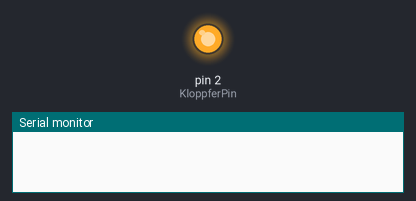
This program was run on a simulated Arduino Nano, built with avr-gcc and run on an emulated ATmega328P. Parts: output pins drawn as LEDs (lit = HIGH), the last lines printed to the serial monitor.

Above: at 0.05 s.
At 8.6 s:
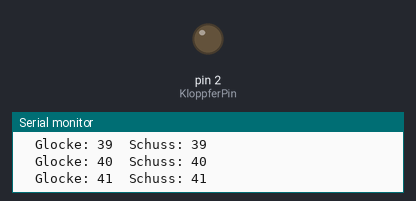
Timing chart, 0 to 14.5 s (numbered marks = the images above):
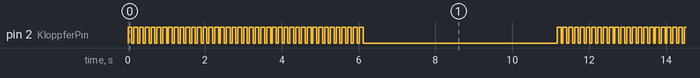

Measured:
- by itself, pin 2 (KloppferPin): moves between LOW and HIGH, repeating every 11.2 s
- by itself, everything shown: repeats every 11.2 s, in 82 steps

The program:

main.cpp
```cpp
#include <Arduino.h>
// Die AK47 hat eine Schussfrequenz von 600 Schuss pro Minute. Das sind 10 Schuss pro Sekunde. Also alle 50ms ein Schuss. Die MAgazinggröße der AK47 variiert zwischen 10, 20, 25, 30, 40 und 75, 100 Patronen.

// CONFIG START ###########################################################
//  Arduino Pins
int KloppferPin = 2;

// Magazin Kapazitaet
int magazinCap = 40; // 40 Patronen im Magazin
// MAgazinwechsel
unsigned int magazinWechsel = 5000; // Zeit in Millisekunden (1000 = 1 Sekunde)
// Schussfrequenz in Millisekunden (1000 = 1 Sekunde)
const int interval = 100; // 10 mal in der Sekunde
// Schusszähler
int schuss = 0; // aktuelle Schussanzahl
// Glockenkapazitaet
int glockenKapazitaet = 200; // 200 Patronen aus einer Glocke
int glockenKapazitaetCounter = 0;  // aktuelle Glockenkapazitaet
int glockenDelay = 100000; // 100 Sekunden (1000 = 1 Sekunde)
// CONFIG END ###########################################################

void setup()
{
    // put your setup code here, to run once:
    pinMode(KloppferPin, OUTPUT);
    Serial.begin(9600);
};

void loop()
{
    while (glockenKapazitaetCounter <= glockenKapazitaet) {
        if (schuss <= magazinCap) {
            digitalWrite(KloppferPin, HIGH);
            delay(interval);
            digitalWrite(KloppferPin, LOW);
            delay(50);
            schuss++;
            glockenKapazitaetCounter++;
        } else {
            schuss = 0;
            delay(magazinWechsel);
        }
        Serial.print("\t");
        Serial.print("Glocke: ");
        Serial.print(glockenKapazitaetCounter);
        Serial.print("\t");
        Serial.print("Schuss: ");
        Serial.println(schuss);
    }
    delay(glockenDelay);
    glockenKapazitaetCounter = 0;
    schuss = 0;
};
```
